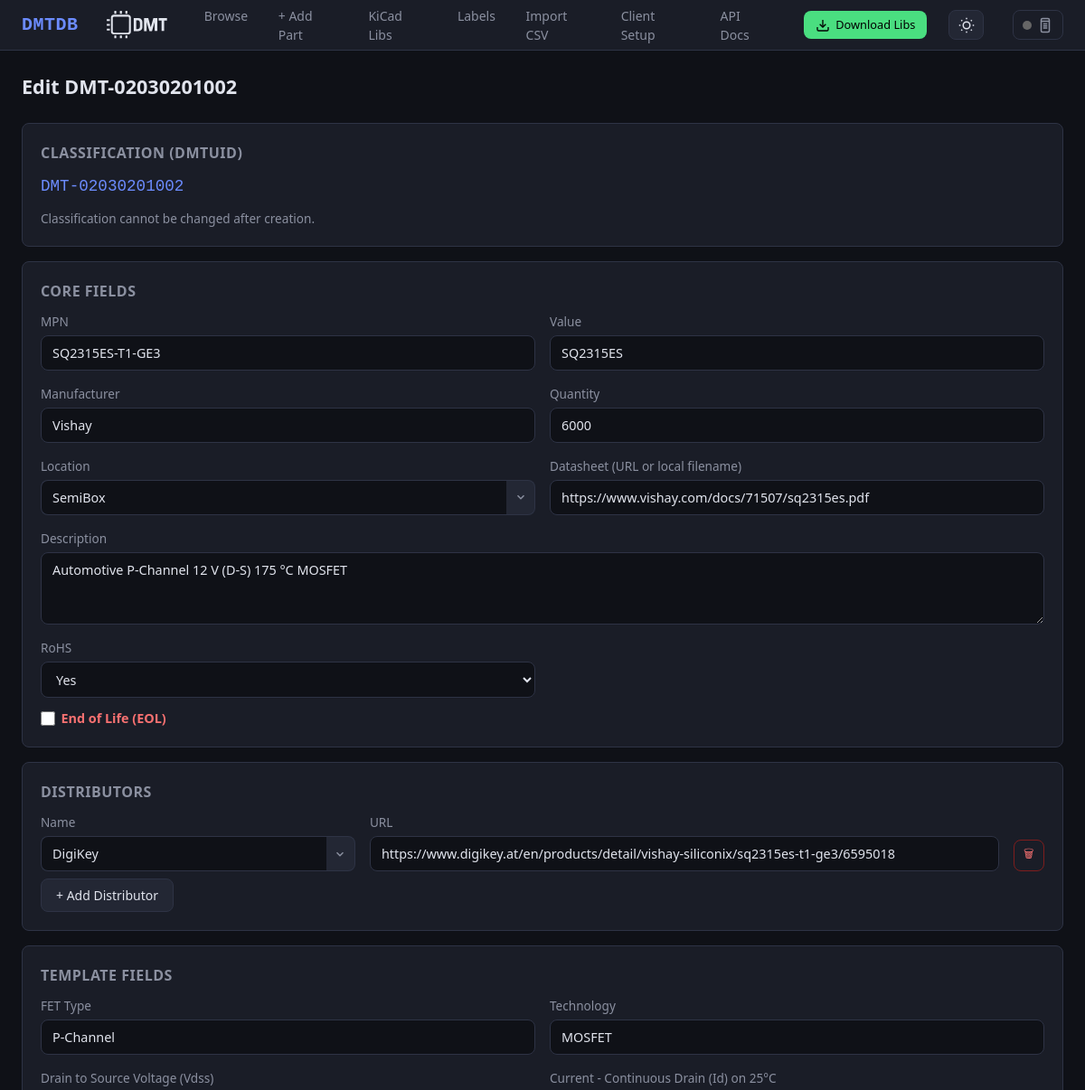
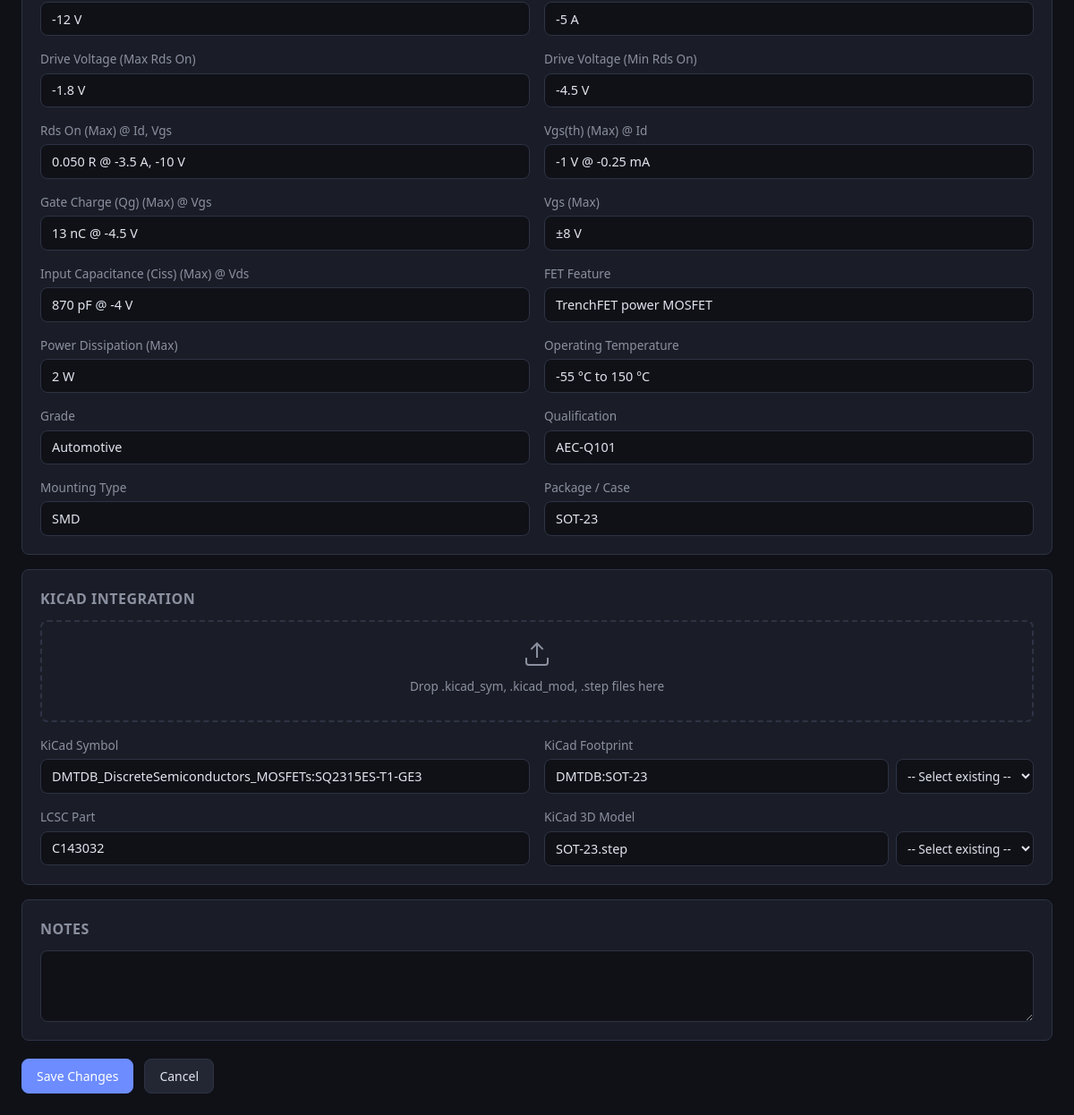
Screenshot of /part/DMT-02030201002/edit with the database file from the repository (2 pictures, top to bottom).
### db/models.py (models this page shows, shortened)
class Base(DeclarativeBase):
    pass

class Part(Base):
    __tablename__ = "parts"
    dmtuid = Column(String(20), primary_key=True)               # DMT-TTFFCCSSXXX
    tt  = Column(String(2), nullable=False, index=True)
    ff  = Column(String(2), nullable=False, index=True)
    cc  = Column(String(2), nullable=False, index=True)
    ss  = Column(String(2), nullable=False, index=True)
    xxx = Column(String(3), nullable=False)
    mpn          = Column(String(200), index=True, default="")
    manufacturer = Column(String(200), index=True, default="")
    value        = Column(String(200), index=True, default="")
    description  = Column(Text, default="")
    quantity     = Column(String(50), default="")
    location     = Column(String(200), default="")
    datasheet    = Column(Text, default="")
    distributor  = Column(Text, default="")
    kicad_symbol    = Column(String(300), default="")
    kicad_footprint = Column(String(300), default="")
    kicad_libref    = Column(String(300), default="")
    kicad_3dmodel   = Column(String(300), default="")
    eol = Column(Boolean, default=False)
    extra_json = Column(Text, default="{}")
    notes      = Column(Text, default="")
    created_at = Column(DateTime, default=lambda: datetime.now(timezone.utc))
    updated_at = Column(DateTime, default=lambda: datetime.now(timezone.utc),
                        onupdate=lambda: datetime.now(timezone.utc))
    pricing = relationship(
        "PartPricing", back_populates="part",
        cascade="all, delete-orphan", lazy="selectin",
    )
    images = relationship(
        "PartImage", back_populates="part",
        cascade="all, delete-orphan", lazy="selectin",
        order_by="PartImage.position",
    )
    fields = relationship(
        "PartField", back_populates="part",
        cascade="all, delete-orphan", lazy="selectin",
    )
    __table_args__ = (
        Index("ix_ttffccss", "tt", "ff", "cc", "ss"),
    )

class PartField(Base):
    __tablename__ = "part_fields"
    id         = Column(Integer, primary_key=True, autoincrement=True)
    dmtuid     = Column(String(20),
                        ForeignKey("parts.dmtuid", ondelete="CASCADE"),
                        nullable=False, index=True)
    field_name = Column(String(200), nullable=False)
    field_value = Column(Text, nullable=False, default="")
    part = relationship("Part", back_populates="fields")
    __table_args__ = (
        Index("ix_field_lookup", "dmtuid", "field_name"),
    )

### ui/routes_forms.py (the view, shortened to what this page needs)
@ui_bp.route("/part/<dmtuid>/edit", methods=["GET", "POST"])
def part_edit(dmtuid: str):
    session = get_session()
    try:
        part = PartsService.get(session, dmtuid)
        if not part:
            abort(404)
        template = get_fields(part.tt, part.ff)
        domains = get_domains()
        if request.method == "GET":
            return render_template(
                "add_edit.html", part=part, domains=domains,
                template_fields=template, mode="edit",
                parse_distributors=parse_distributors,
            )
    except Exception as exc:
        session.rollback()
        flash(f"Error: {exc}", "danger")
        return redirect(url_for("ui.part_edit", dmtuid=dmtuid))
    finally:
        session.close()

### db/engine.py (called while the page is built)
def get_session() -> Session:
    if _SessionLocal is None:
        raise RuntimeError("Database not initialised - call init_db() first")
    return _SessionLocal()

### schema/loader.py (called while the page is built)
def get_domains() -> list[dict]:
    return _schema.get("domains", [])

### schema/templates.py (called while the page is built)
def get_fields(tt: str, ff: str) -> Optional[list[str]]:
    return _templates.get(f"{tt}{ff}")

### services/parts_service.py (called while the page is built)
    @staticmethod
    def get(session: Session, dmtuid: str) -> Part | None:
        return session.get(Part, dmtuid.upper())

### ui/routes_forms.py (called while the page is built)
def parse_distributors(distributor_field: str) -> list:
    if not distributor_field:
        return []
    try:
        data = json.loads(distributor_field)
        if isinstance(data, list):
            return data
        return []
    except (json.JSONDecodeError, TypeError):
        return []

### templates/add_edit.html (shortened to what this page needs)
{% extends "base.html" %}
{% block content %}
<div class="page-header">
  <h1>{% if mode == 'edit' %}Edit {{ part.dmtuid }}{% elif template_part %}Add New Part <span
      style="font-size:.7em; color:var(--text-dim);">(from {{ template_part.dmtuid }})</span>{% else %}Add New Part{%
    endif %}</h1>
</div>
<form method="post" id="partForm">
  <div class="detail-card" style="margin-bottom:1rem;">
    <h2>Classification (DMTUID)</h2>
    {% if mode == 'edit' %}
    <p style="font-family:var(--mono); font-size:1.1rem; color:var(--accent); margin-bottom:.75rem;">{{ part.dmtuid }}
    </p>
    <p style="color:var(--text-dim); font-size:.85rem;">Classification cannot be changed after creation.</p>
    {% endif %}
  </div>
  <div class="detail-card" style="margin-bottom:1rem;">
    <h2>Core Fields</h2>
    <div class="form-grid">
      {% set p = part or template_part %}
      <div class="form-group">
        <label>MPN</label>
        <input type="text" name="MPN" value="{{ p.mpn if p else '' }}">
      </div>
      <div class="form-group">
        <label>Value</label>
        <input type="text" name="Value" value="{{ p.value if p else '' }}">
      </div>
      <div class="form-group">
        <label>Manufacturer</label>
        <input type="text" name="Manufacturer" value="{{ p.manufacturer if p else '' }}">
      </div>
      <div class="form-group">
        <label>Quantity</label>
        <input type="text" name="Quantity" value="{{ p.quantity if p else '' }}">
      </div>
      <div class="form-group">
        <label>Location</label>
        <div class="combobox" data-combobox="location">
          <div class="combobox-inner">
            <input type="text" name="Location" value="{{ p.location if p else '' }}">
            <button type="button" class="combobox-toggle" tabindex="-1"><svg viewBox="0 0 24 24" fill="none" stroke="currentColor" stroke-width="2.5"><polyline points="6 9 12 15 18 9"/></svg></button>
          </div>
        </div>
      </div>
      <div class="form-group">
        <label>Datasheet (URL or local filename)</label>
        <input type="text" name="Datasheet" value="{{ p.datasheet if p else '' }}">
      </div>
      <div class="form-group full">
        <label>Description</label>
        <textarea name="Description" rows="2">{{ p.description if p else '' }}</textarea>
      </div>
      <div class="form-group">
        <label>RoHS</label>
        {% set rohs_val = '' %}
        {% if p and p.fields %}
        {% set rohs_val = p.fields | selectattr('field_name', 'equalto', 'RoHS') | map(attribute='field_value') | first | default('') %}
        {% endif %}
        <select name="RoHS">
          <option value="Yes" {% if rohs_val in ['Yes', 'YES' , 'Compliant' , 'COMPLIANT' ] %}selected{% endif %}>Yes
          </option>
        </select>
      </div>
    </div>
    <div style="margin-top:.75rem; display:flex; align-items:center; gap:.5rem;">
      <label style="display:flex; align-items:center; gap:.4rem; cursor:pointer; font-size:.9rem;">
        <input type="checkbox" name="eol" value="on" {% if (part or template_part) and (part or template_part).eol %}checked{% endif %} style="width:16px; height:16px; accent-color:var(--red);">
        <span style="color:var(--red); font-weight:600;">End of Life (EOL)</span>
      </label>
    </div>
  </div>
  <div class="detail-card" style="margin-bottom:1rem;">
    <h2>Distributors</h2>
    <div id="distributorsContainer">
      {% set distributors = parse_distributors((part or template_part).distributor if (part or template_part) else '') %}
      {% if distributors %}
        {% for dist in distributors %}
        <div class="distributor-row" data-index="{{ loop.index0 }}">
          <div class="form-grid" style="grid-template-columns: 1fr 2fr auto; align-items: end;">
            <div class="form-group">
              <label>Name</label>
              <div class="combobox" data-combobox="distributor">
                <div class="combobox-inner">
                  <input type="text" name="dist_name_{{ loop.index0 }}" value="{{ dist.name }}" placeholder="DigiKey, Mouser, etc.">
                  <button type="button" class="combobox-toggle" tabindex="-1"><svg viewBox="0 0 24 24" fill="none" stroke="currentColor" stroke-width="2.5"><polyline points="6 9 12 15 18 9"/></svg></button>
                </div>
              </div>
            </div>
            <div class="form-group">
              <label>URL</label>
              <input type="text" name="dist_url_{{ loop.index0 }}" value="{{ dist.url }}" placeholder="https://...">
            </div>
            <button type="button" class="btn btn-danger btn-sm remove-distributor" title="Remove distributor">🗑</button>
          </div>
        </div>
        {% endfor %}
      {% endif %}
    </div>
    <button type="button" id="addDistributorBtn" class="btn btn-secondary" style="margin-top: 0.5rem;">
      + Add Distributor
    </button>
    {% set src = part or template_part %}
  </div>
  <div class="detail-card" style="margin-bottom:1rem;" id="templateFieldsCard">
    <h2>Template Fields </h2>
    <div class="form-grid" id="templateFields">
      {% if mode == 'edit' and template_fields %}
      {% set field_map = {} %}
      {% set skip =
      ['MPN','Location','Quantity','Value','Manufacturer','Description','Datasheet','RoHS','TT','FF','CC','SS','XXX','DMTUID']
      %}
      {% for fname in template_fields %}
      {% if fname not in skip %}
      <div class="form-group">
        <label>{{ fname }}</label>
        <input type="text" name="{{ fname }}" value="{{ field_map.get(fname, '') }}">
      </div>
      {% endif %}
      {% endfor %}
      {% else %}
      <p style="color:var(--text-dim); font-size:.85rem;" id="templatePlaceholder">
        Select a Domain and Family above to load template fields.
      </p>
      {% endif %}
    </div>
  </div>
  <div class="detail-card" style="margin-bottom:1rem;">
    <h2>KiCad Integration</h2>
    <div class="kicad-dropzone" id="kicadDropzone">
      <svg width="32" height="32" viewBox="0 0 24 24" fill="none" stroke="currentColor" stroke-width="1.5">
        <path d="M21 15v4a2 2 0 0 1-2 2H5a2 2 0 0 1-2-2v-4" />
        <polyline points="17 8 12 3 7 8" />
        <line x1="12" y1="3" x2="12" y2="15" />
      </svg>
      <p>Drop .kicad_sym, .kicad_mod, .step files here</p>
    </div>
    <div class="form-grid">
      <div class="form-group">
        <label>KiCad Symbol</label>
        <div class="input-with-dropdown">
          <input type="text" name="kicad_symbol" id="kicadSymbolInput" value="{{ part.kicad_symbol if part else '' }}"
            placeholder="Drag and drop .kicad_sym. R and C are autogenerated.">
        </div>
      </div>
      <div class="form-group">
        <label>KiCad Footprint</label>
        <div class="input-with-dropdown">
          <input type="text" name="kicad_footprint" id="kicadFootprintInput"
            value="{{ part.kicad_footprint if part else (template_part.kicad_footprint if template_part else '') }}"
            placeholder="e.g. DMTDB:Footprint">
          <select id="footprintSelect" title="Select existing footprint">
            <option value="">-- Select existing --</option>
          </select>
        </div>
      </div>
      <div class="form-group">
        <label>LCSC Part</label>
        <input type="text" name="kicad_libref" id="lcscPartInput" value="{{ part.kicad_libref if part else '' }}"
          placeholder="e.g. C12345">
      </div>
      <div class="form-group">
        <label>KiCad 3D Model</label>
        <div class="input-with-dropdown">
          <input type="text" name="kicad_3dmodel" id="kicad3dmodelInput"
            value="{{ part.kicad_3dmodel if part else (template_part.kicad_3dmodel if template_part else '') }}"
            placeholder="e.g. C_1206_3216Metric.step">
          <select id="model3dSelect" title="Select existing 3D model">
            <option value="">-- Select existing --</option>
          </select>
        </div>
      </div>
    </div>
  </div>
  <div class="detail-card" style="margin-bottom:1rem;">
    <h2>Notes</h2>
    <div class="form-group full">
      <textarea name="notes" rows="3">{{ (part or template_part).notes if (part or template_part) else '' }}</textarea>
    </div>
  </div>
  <div class="form-actions">
    <button type="submit" class="btn btn-primary">{% if mode == 'edit' %}Save Changes{% else %}Create Part{% endif
      %}</button>
    {% if mode == 'edit' %}
    <a href="/part/{{ part.dmtuid }}" class="btn btn-secondary">Cancel</a>
    {% else %}
    <a href="/" class="btn btn-secondary">Cancel</a>
    {% endif %}
  </div>
</form>
{% endblock %}

### static/css/style.css (style rules this page uses)
:root { --bg: #0f1117; --surface: #1a1d27; --surface2: #232734; --border: #2e3345; --text: #e1e4ed; --text-dim: #8b90a0; --accent: #6c8cff; --accent-hover: #8aa4ff; --green: #4ade80; --red: #f87171; --yellow: #fbbf24; --orange: #fb923c; --radius: 8px; --font: 'Segoe UI', system-ui, -apple-system, sans-serif; --mono: 'JetBrains Mono', 'Fira Code', 'Consolas', monospace; --card: var(--surface); --hover: var(--surface2); }
*, *::before, *::after { box-sizing: border-box; margin: 0; padding: 0; }
body { font-family: var(--font); background: var(--bg); color: var(--text); line-height: 1.5; }
.btn { display: inline-flex; align-items: center; gap: .4rem; padding: .5rem 1rem; border-radius: var(--radius); font-size: .875rem; font-weight: 500; text-decoration: none; border: 1px solid var(--border); cursor: pointer; transition: all .15s; font-family: var(--font); }
.btn-primary { background: var(--accent); color: #fff; border-color: var(--accent); }
.btn-secondary { background: var(--surface2); color: var(--text); }
.btn-danger { background: transparent; color: var(--red); border-color: #7f1d1d; }
.btn-sm { padding: .35rem .65rem; font-size: .8rem; }
.detail-card { background: var(--surface); border: 1px solid var(--border); border-radius: var(--radius); padding: 1.25rem; }
.detail-card h2 { font-size: 1rem; color: var(--text-dim); margin-bottom: .75rem; text-transform: uppercase; letter-spacing: .5px; font-weight: 600; }
.form-grid { display: grid; grid-template-columns: 1fr 1fr; gap: 1rem; }
.form-group { display: flex; flex-direction: column; gap: .3rem; }
.form-group.full { grid-column: 1 / -1; }
.form-group label { font-size: .85rem; color: var(--text-dim); font-weight: 500; }
.form-group input, .form-group select, .form-group textarea { padding: .55rem .75rem; background: var(--bg); border: 1px solid var(--border); border-radius: var(--radius); color: var(--text); font-size: .9rem; font-family: var(--font); }
.form-group textarea { min-height: 80px; resize: vertical; }
.input-with-dropdown { display: flex; gap: 0.5rem; }
.input-with-dropdown input { flex: 1; }
.input-with-dropdown select { width: auto; min-width: 140px; max-width: 200px; font-size: 0.85rem; padding: 0.5rem; }
.combobox { position: relative; }
.combobox-inner { display: flex; align-items: stretch; }
.combobox-inner input { flex: 1; border-top-right-radius: 0; border-bottom-right-radius: 0; border-right: none; min-width: 0; }
.combobox-toggle { display: flex; align-items: center; justify-content: center; width: 32px; background: var(--surface2); border: 1px solid var(--border); border-left: none; border-radius: 0 var(--radius) var(--radius) 0; color: var(--text-dim); cursor: pointer; transition: background .15s, color .15s; flex-shrink: 0; padding: 0; }
.combobox-toggle svg { width: 14px; height: 14px; transition: transform .15s; }
.form-actions { display: flex; gap: .75rem; margin-top: 1.25rem; }
.kicad-dropzone { border: 2px dashed var(--border); border-radius: var(--radius); padding: 1.25rem; text-align: center; margin-bottom: 1rem; transition: all .2s; color: var(--text-dim); }
.kicad-dropzone svg { margin-bottom: .25rem; }
.kicad-dropzone p { font-size: .85rem; margin: 0; }
.page-header { display: flex; align-items: center; justify-content: space-between; margin-bottom: 1.5rem; flex-wrap: wrap; gap: .75rem; }
.page-header h1 { font-size: 1.35rem; font-weight: 700; }

### rows the page displays
Part: dmtuid "DMT-02030201002", MPN "SQ2315ES-T1-GE3", Value "SQ2315ES", Manufacturer "Vishay", Quantity "6000", Location "SemiBox", Datasheet "https://www.vishay.com/docs/71507/sq2315es.pdf", Description "Automotive P-Channel 12 V (D-S) 175 °C MOSFET", kicad_symbol "DMTDB_DiscreteSemiconductors_MOSFETs:SQ2315ES-T1-GE3", kicad_footprint "DMTDB:SOT-23", kicad_libref "C143032", kicad_3dmodel "SOT-23.step"
PartField: RoHS "Yes"
PartField: get "P-Channel"
PartField: get "MOSFET"
PartField: get "-12 V"
PartField: get "-5 A"
PartField: get "-1.8 V"
PartField: get "-4.5 V"
PartField: get "0.050 R @ -3.5 A, -10 V"
PartField: get "-1 V @ -0.25 mA"
PartField: get "13 nC @ -4.5 V"
PartField: get "±8 V"
PartField: get "870 pF @ -4 V"
PartField: get "TrenchFET power MOSFET"
PartField: get "2 W"
PartField: get "-55 °C to 150 °C"
PartField: get "Automotive"
PartField: get "AEC-Q101"
PartField: get "SMD"
PartField: get "SOT-23"

### other values shown
{{ fname }} "FET Type" "Technology" "Drain to Source Voltage (Vdss)" "Current - Continuous Drain (Id) on 25°C" "Drive Voltage (Max Rds On)" "Drive Voltage (Min Rds On)" "Rds On (Max) @ Id, Vgs" "Vgs(th) (Max) @ Id" "Gate Charge (Qg) (Max) @ Vgs" "Vgs (Max)" "Input Capacitance (Ciss) (Max) @ Vds" "FET Feature" "Power Dissipation (Max)" "Operating Temperature" "Grade" "Qualification" "Mounting Type" "Package / Case"
